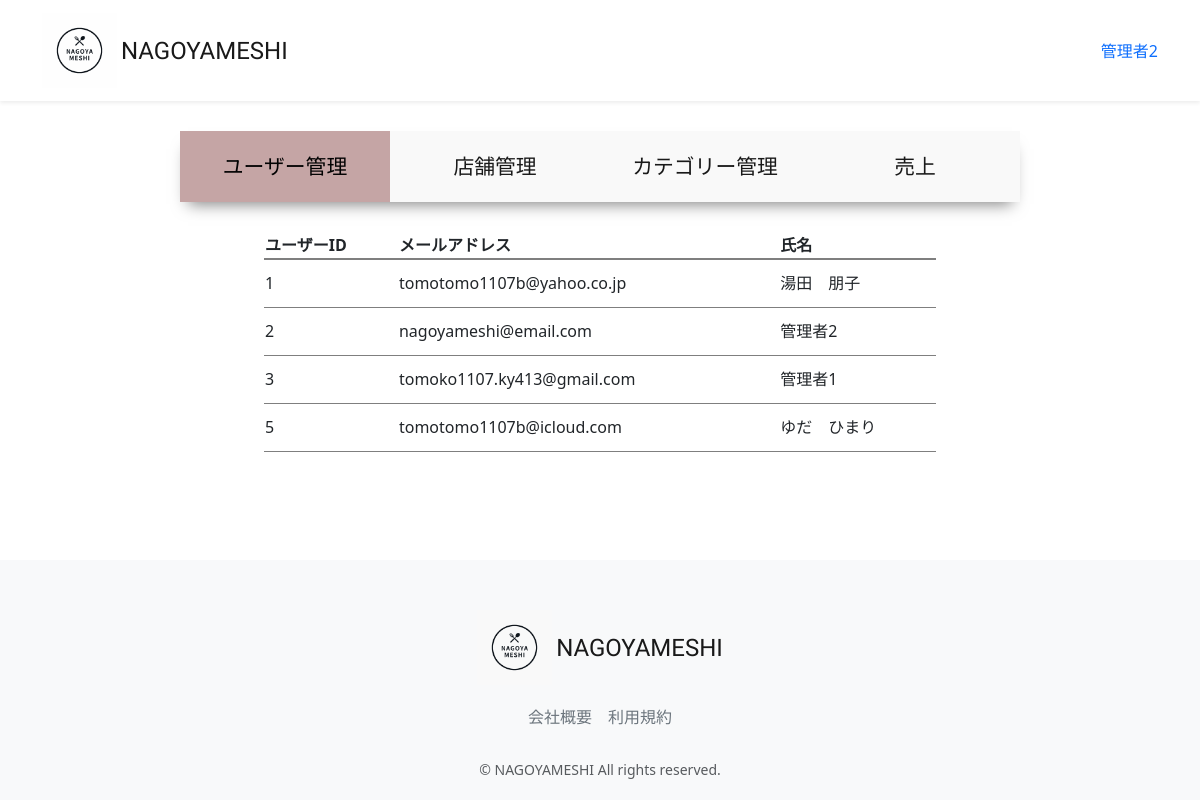
/accounts/management/user-list (signed in), run on an earlier commit of the app's database.
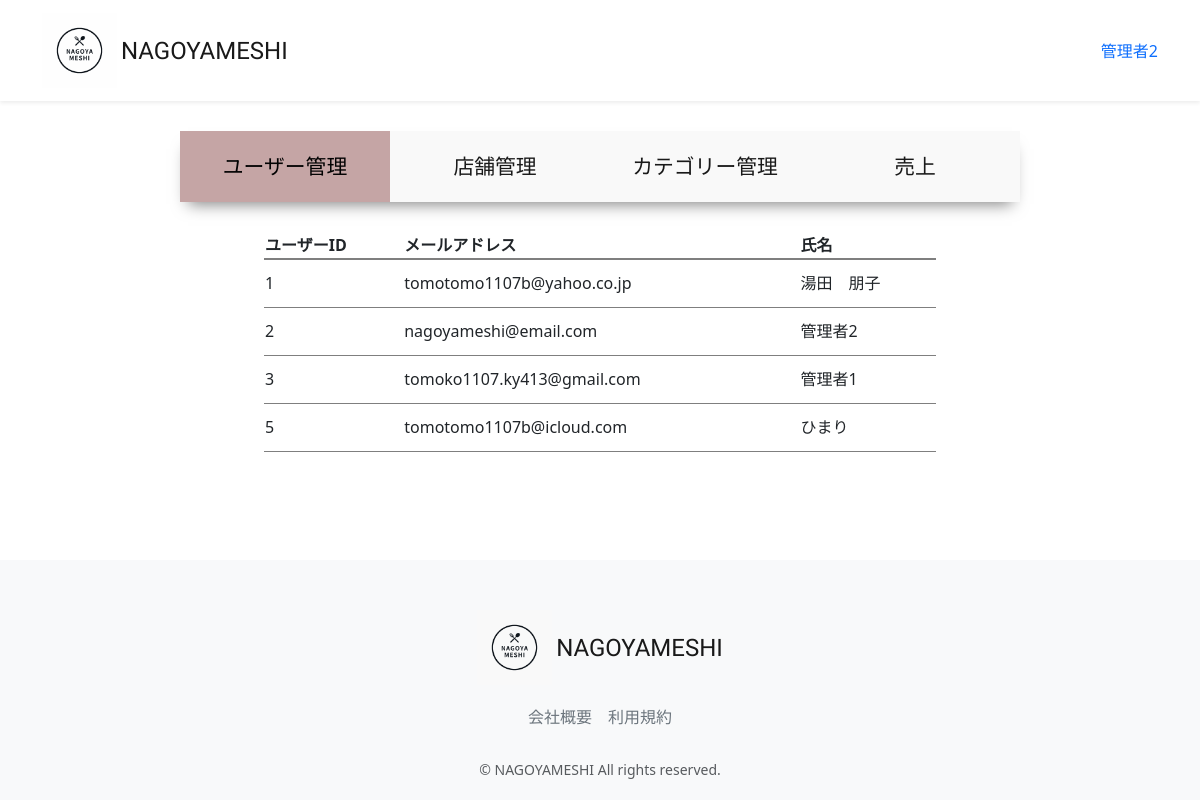
And on a later commit of the database.
### accounts/models.py (models this page shows, shortened)
class CustomUser(AbstractUser):
    user_name = models.CharField(max_length=128, null=True, blank=True,verbose_name='ユーザー名')
    hurigana = models.CharField(max_length=128, null=True, blank=True,verbose_name='フリガナ')
    zip_code = models.CharField(max_length=16, null=True, blank=True,verbose_name='郵便番号')
    address = models.CharField(max_length=255, null=True, blank=True,verbose_name='住所')
    phone_number = models.CharField(max_length=20, null=True, blank=True,verbose_name='電話番号')
    birthday = models.CharField(max_length=20, null=True, blank=True,verbose_name='誕生日')
    job = models.CharField(max_length=255, null=True, blank=True,verbose_name='職業')
    is_subscribed = models.BooleanField(default=False, verbose_name='有料会員')
    card_name = models.CharField(max_length=128, null=True, blank=True,verbose_name='カード名義')
    card_number = models.CharField(max_length=128, null=True, blank=True,verbose_name='カード番号')
    class Meta:
        verbose_name_plural = 'CustomUser'

### accounts/views.py (the view)
# urls.py: path("management/user-list",views.ManagementUserListView.as_view(), name="user_list"),
class ManagementUserListView(onlyMnagementUserMixin, generic.ListView):
    template_name = "management/user_list.html"
    model = models.CustomUser
    def get_context_data(self, **kwargs):
        context = super().get_context_data(**kwargs)
        context["selected"] = "user"
        return context

### accounts/mixins.py (called while the page is built)
    def test_func(self):
        user = self.request.user
        return user.is_staff

### accounts/templates/management/user_list.html (shortened to what this page needs)
{% extends "management/manage_base.html" %}
{% load static %}
{% block sub_content %}
  <table class="manage_list">
    <thead>
      <th>ユーザーID</th>
      <th>メールアドレス</th>
      <th>氏名</th>
    </thead>
    <tbody>
      {% for user in object_list %}
        <tr onclick="location.href='{% url 'user_list_update' pk=user.pk %}'">
            <td >{{ user.pk }}</td>
            <td>{{ user.email }}</td>
            <td>{{ user.user_name }}</td>
        </tr>
      {% endfor %}
    </tbody>
  </table>
{% endblock %}

What changed in the data, as far as the page shows it:
changed CustomUser "tomotomo1107b@icloud.com": user_name "ゆだ ひまり" → "ひまり"
